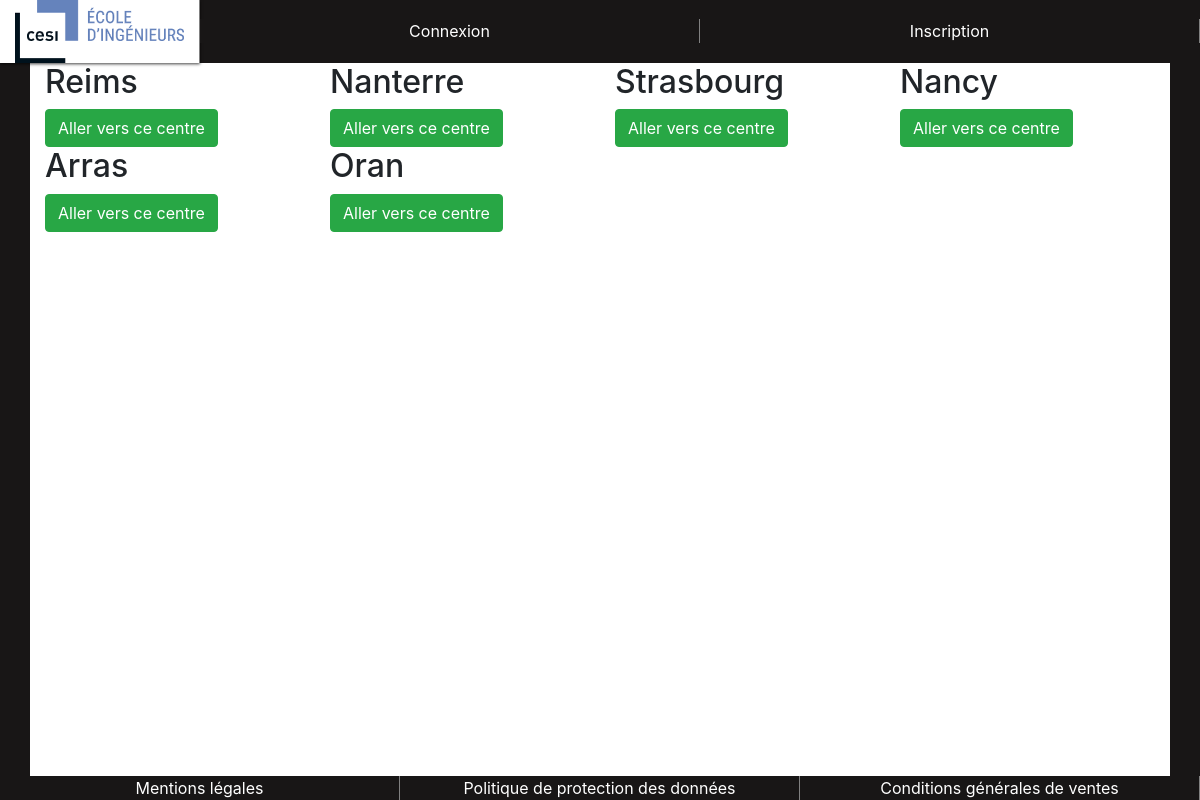
/noLog.php, run on the app's committed database.
### tables this page shows
CREATE TABLE IF NOT EXISTS `centre` (
  `id` int(11) NOT NULL AUTO_INCREMENT,
  `nom` varchar(50) NOT NULL,
  PRIMARY KEY (`id`)
);

### php/displayCentre.php (the view, shortened to what this page needs)
<?php
    require('bdd.php');
    $req=$bdd->prepare('SELECT * FROM `centre` ');
    $req->execute();
    while ($response = $req->fetch()) {
        echo <<<HTML
            <div class="col-md-3 col-12">
                <h2>{$response[1]}</h2>
                <form action="" method="post">
                    <input type="hidden" name="id" value="{$response[0]}">
                    <input type="hidden" name="nom" value="{$response[1]}">
                    <input class="btn btn-success" type="submit" name="val" value="Aller vers ce centre">
                </form>
            </div>
HTML;
    }
?>

### assets/css/style.css (style rules this page uses)
body { background-color: #181616; display: flex; flex-direction: column; flex-flow: column nowrap; justify-content: space-between; min-height: 100vh; }

### data on the page
centre: nom "Reims"
centre: nom "Nanterre"
centre: nom "Strasbourg"
centre: nom "Nancy"
centre: nom "Arras"
centre: nom "Oran"
